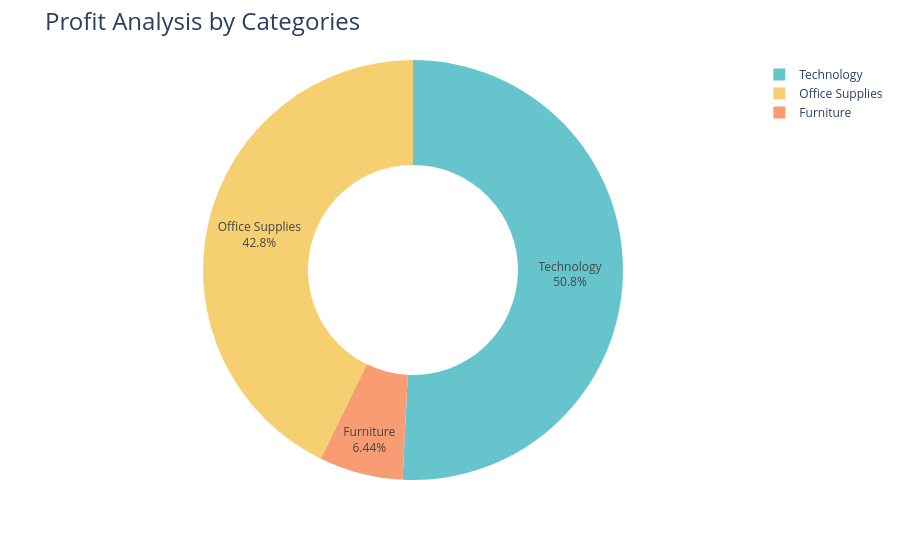

Notebook code cell kept with this figure:
### Code cell
fig = px.pie( profit_by_Category,
    values="Profit", names="Category",
    hole=0.5 , color_discrete_sequence=px.colors.qualitative.Pastel
)
fig.update_traces(
    textposition="inside", textinfo="percent+label"
)
fig.update_layout(
    title_text='Profit Analysis by Categories', title_font=dict(size=24)
)
fig.show()

### Figure 1 — Plotly figure (JSON) as saved in the notebook; plotly's stock layout.template omitted (floating-point values rounded to 4 significant figures)
{"data": [{"domain": {"x": [0, 1], "y": [0, 1]}, "hole": 0.5, "hovertemplate": "Category=%{label}<br>Profit=%{value}<extra></extra>", "labels": ["Furniture", "Office Supplies", "Technology"], "legendgroup": "", "name": "", "showlegend": true, "textinfo": "percent+label", "textposition": "inside", "type": "pie", "values": [18450.0, 122500.0, 145500.0]}], "layout": {"legend": {"tracegroupgap": 0}, "margin": {"t": 60}, "piecolorway": ["rgb(102, 197, 204)", "rgb(246, 207, 113)", "rgb(248, 156, 116)", "rgb(220, 176, 242)", "rgb(135, 197, 95)", "rgb(158, 185, 243)", "rgb(254, 136, 177)", "rgb(201, 219, 116)", "rgb(139, 224, 164)", "rgb(180, 151, 231)", "rgb(179, 179, 179)"], "title": {"font": {"size": 24}, "text": "Profit Analysis by Categories"}}}
